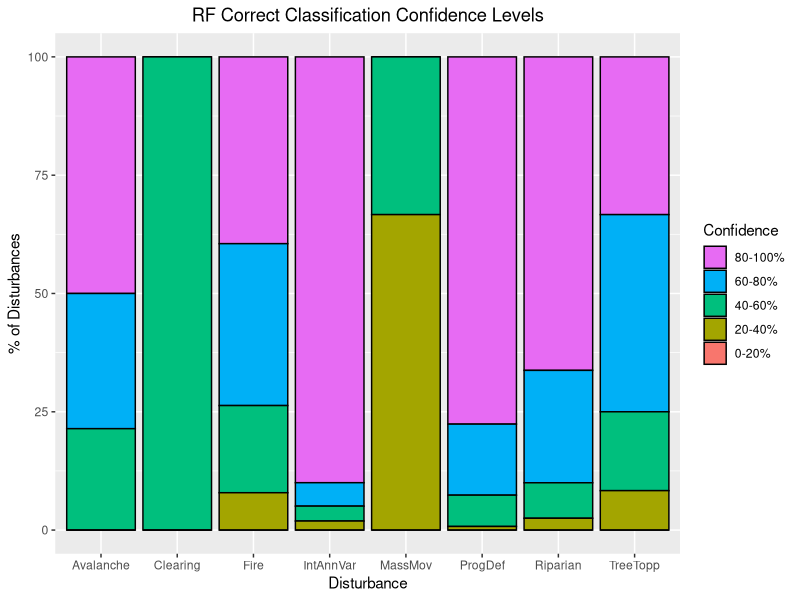

Here is the R script that generated this plot:
## ---- chunk 1
# file settings
knitr::opts_chunk$set(include=TRUE,echo=TRUE)
## ---- chunk 2
# loads data and libraries
setwd("C:/Users/dwexler/Desktop/R/nps-repo/rf")
x <- read.csv("rf_data.csv")
y <- read.csv("rf_labels.csv")
suppressWarnings({library(randomForest)})
suppressWarnings({library(knitr)})
suppressWarnings({library(ggplot2)})
suppressWarnings({library(tidyr)})
## ---- chunk 3
# removes patches without a labeled change type
x <- x[y$ChangeType!="",]
y <- y[y$ChangeType!="",]
# filters by variable and converts x data to numeric
variables <- c("durMn","durSd","idxMagMn","idxMagSd","tcbMagMn","tcbMagSd",
               "tcgMagMn","tcgMagSd","tcwMagMn","tcwMagSd","tcbPreMn",
               "tcbPreSd","tcgPreMn","tcgPreSd","tcwPreMn","tcwPreSd",
               "tcbPstMn","tcbPstSd","tcgPstMn","tcgPstSd","tcwPstMn",
               "tcwPstSd","area","perim","shape_1","tcbPst01Mn","tcbPst01Sd",
               "tcbPst03Mn","tcbPst03Sd","tcbPst07Mn","tcbPst07Sd",
               "tcbPst15Mn","tcbPst15Sd","tcgPst01Mn","tcgPst01Sd",
               "tcgPst03Mn","tcgPst03Sd","tcgPst07Mn","tcgPst07Sd",
               "tcgPst15Mn","tcgPst15Sd","tcwPst01Mn","tcwPst01Sd",
               "tcwPst03Mn","tcwPst03Sd","tcwPst07Mn","tcwPst07Sd",
               "tcwPst15Mn","tcwPst15Sd")
x <- data.frame(sapply(x[,variables],as.numeric))
y <- data.frame(y[c("ChangeType")])
# filters by disturbance type 
disturbances <- c("Avalanche","Inter-annual Variability","Clearing",
                  "Mass Movement","Progressive Defoliation","Riparian",
                  "Fire","Post Fire Defoliation","Tree Toppling",
                  "Development","Post Clearing","Post Tree Toppling","Water")
kable(table(y),align="l",caption="Frequency distribution of all data")
y[y[,1]=="Post Fire Defoliation",] <- "Fire"
y[y[,1]=="Post Tree Toppling",] <- "Tree Toppling"
y[y[,1]=="Post Clearing",] <- "Clearing"
# EDIT 'disturbances' TO CHANGE DISTURBANCES INCLUDED IN MODEL
dist_subset <- c(1,2,3,4,5,6,7,9)
disturbances <- disturbances[dist_subset]
dists <- length(disturbances)
x <- x[y[,1]%in%disturbances,]
y <- y[y[,1]%in%disturbances,,drop=FALSE]
## ---- chunk 4
# creates a training and testing set
x_train <- data.frame(matrix(0,0,ncol(x)))
y_train <- data.frame(matrix("",0,1))
x_test <- data.frame(matrix(0,0,ncol(x)))
y_test <- data.frame(matrix("",0,1))
# EDIT 'split' TO CHANGE THE TRAINING SPLIT
split <- 0.75
for (disturbance in disturbances) {
  x_subset <- x[y[,1]==disturbance,]
  y_subset <- y[y[,1]==disturbance,,drop=FALSE]
  num_rows <- nrow(x_subset)
  index_subset <- sample.int(num_rows,num_rows*split)
  x_train <- rbind(x_train,x_subset[index_subset,])
  y_train <- rbind(y_train,y_subset[index_subset,,drop=FALSE])
  x_test <- rbind(x_test,x_subset[-index_subset,])
  y_test <- rbind(y_test,y_subset[-index_subset,,drop=FALSE])
}
y_train <- factor(sapply(y_train,as.factor))
y_test <- factor(sapply(y_test,as.factor))
## ---- chunk 5
# constructs vector to balance the training data
sample <- table(y_train)
sample <- replace(sample,sample>100,100)
# EDIT 'reps' TO CHANGE THE NUMBER OF TREES IN EACH RANDOM FOREST
reps <- 50
# runs random forest and extracts most important variables
forest <- randomForest(x=x_train,y=y_train,importance=TRUE,ntree=reps,sampsize=sample)
gini <- forest$importance[,"MeanDecreaseGini"]
# runs random forest using different combinations of variables
# EDIT 'percentages' TO CHANGE PERCENTILE CUTOFFS FOR VARIABLES
percentages <- seq(0,0.9,0.1)
results <- data.frame(matrix(0,length(percentages),7))
colnames(results) <- c("numPredictors","oobError","avgClassError","maxError",
                       "1stPredictor","2ndPredictor","3rdPredictor")
predictions <- data.frame(matrix(0,length(percentages),dists))
colnames(predictions) <- sort(disturbances)
min_class_error <- 99999
best_variables <- NULL
for (i in 1:length(percentages)) {
  x_subset <- x_train[,gini>quantile(gini,probs=percentages[i])]
  forest_subset <- randomForest(x=x_subset,y=y_train,importance=TRUE,ntree=reps,sampsize=sample)
  results[i,1] <- ncol(x_subset)
  results[i,2] <- round(forest_subset$err.rate[reps,"OOB"]*100,2)
  avg_class_error <- round(mean(forest_subset$confusion[,"class.error"])*100,2)
  # stores predictor variables used during the lowest error run
  results[i,3] <- avg_class_error
  if (avg_class_error < min_class_error) {
    min_class_error <- avg_class_error
    best_variables <- colnames(x_subset)
  }
  results[i,4] <- round(max(forest_subset$confusion[,"class.error"])*100,2)
  gini_subset <- data.frame(forest_subset$importance[,"MeanDecreaseGini"])
  colnames(gini_subset) <- c("gini")
  sorted_gini <- rownames(gini_subset)[order(gini_subset$gini,decreasing=TRUE)]
  results[i,c(5,6,7)] <- sorted_gini[c(1,2,3)]
  predictions[i,] <- round(forest_subset$confusion[,"class.error"]*100,2)
}
# displays results
sample_print <- as.data.frame(sample)
colnames(sample_print) <- c("ChangeType","Freq")
kable(sample_print,align="l",caption="Frequency distribution of disturbances used to train model")
kable(results,align="l",row.names=TRUE,caption="Error rates and top predictors from all runs")
kable(predictions,align="l",row.names=TRUE,caption="Disturbance specific errors from all runs")
## ---- chunk 6
# runs random forest with most predictive variables and displays results
x_train_subset <- x_train[,best_variables]
x_test_subset <- x_test[,best_variables]
best_forest <- randomForest(x=x_train_subset,y=y_train,xtest=x_test_subset,
                            ytest=y_test,importance=TRUE,ntree=reps,sampsize=sample)
# calculates statistics for random forest run
confusion_train <- best_forest$confusion
confusion_train[,"class.error"] <- round(confusion_train[,"class.error"]*100,2)
colnames(confusion_train)[length(colnames(confusion_train))] <- "Error"
oob_error <- round(best_forest$err.rate[reps,"OOB"]*100,2)
class_error_train <- round(mean(best_forest$confusion[,"class.error"])*100,2)
confusion_test <- best_forest$test$confusion
confusion_test[,"class.error"] <- round(confusion_test[,"class.error"]*100,2)
colnames(confusion_test)[length(colnames(confusion_test))] <- "Error"
class_error_test <- round(mean(best_forest$test$confusion[,"class.error"])*100,2)
avalanche_test <- confusion_test["Avalanche","Error"]
toppling_test <- confusion_test["Tree Toppling","Error"]
# displays results
kable(confusion_train,align="l",caption=paste
      ("Confusion matrix for best training run with ",
        ncol(x_train_subset)," variables (avg class error: ",
        class_error_train,", oob_error: ",oob_error,")",sep=""))
kable(confusion_test,align="l",caption=paste
      ("Confusion matrix for test set with ",ncol(x_train_subset),
        " variables (avg class error: ",class_error_test,")",sep=""))
## ---- chunk 7
# gets the percent of trees that voted for each correct classification
votes <- best_forest$test$votes
vote_percents <- data.frame()
for (i in 1:nrow(votes)) {
  row <- votes[i,]
  label <- colnames(votes)[which.max(row)]
  if (label==y_test[i]) {
    row_num <- nrow(vote_percents)+1
    vote_percents[row_num,1] <- max(row)
    vote_percents[row_num,2] <- label
  }
}
# divides these winning classifications into bins based on confidence
thresholds_graph <- data.frame(matrix(0,5,dists+1))
thresholds_graph[,dists+1] <- c("80-100%","60-80%","40-60%","20-40%","0-20%")
for (i in 1:dists) {
  vote_subset <- vote_percents[vote_percents[,2]==disturbances[i],1]
  den <- length(vote_subset)
  thresholds_graph[1,i] <- (length(vote_subset[(vote_subset>=.8&vote_subset<=1)])/den)*100
  thresholds_graph[2,i] <- (length(vote_subset[(vote_subset>=.6&vote_subset<.8)])/den)*100
  thresholds_graph[3,i] <- (length(vote_subset[(vote_subset>=.4&vote_subset<.6)])/den)*100
  thresholds_graph[4,i] <- (length(vote_subset[(vote_subset>=.2&vote_subset<.4)])/den)*100
  thresholds_graph[5,i] <- (length(vote_subset[(vote_subset>=0&vote_subset<.2)])/den)*100
}
# plots the results
dist_labels <- c("Avalanche","IntAnnVar","Clearing","MassMov","ProgDef",
                 "Riparian","Fire","PostFireDef","TreeTopp","Devel",
                 "PostClear","PostTreeTopp","Water")
labels_subset <- dist_labels[dist_subset]
colnames(thresholds_graph) <- append(labels_subset,"Confidence")
thresholds_graph <- pivot_longer(data=thresholds_graph,cols=labels_subset,
                                 names_to="Disturbance",values_to="Percent")
ggplot(data=thresholds_graph,aes(x=Disturbance,y=Percent,fill=Confidence))+
  geom_bar(stat="identity",color="black",width=0.9,position=position_stack(reverse=TRUE))+
  labs(y="% of Disturbances",title="RF Correct Classification Confidence Levels")+
  guides(fill=guide_legend(reverse=TRUE))+theme(plot.title=element_text(hjust=0.5))
## ---- chunk 8
threshold <- -1
thresholded <- data.frame(matrix(0,1,dists))
y_test <- as.data.frame(y_test)
for (i in 1:dists) {
  vote_subset <- votes[y_test==disturbances[i],]
  y_test_subset <- y_test[y_test==disturbances[i],,drop=FALSE]
  num <- 0
  den <- 0
  for (j in 1:nrow(vote_subset)) {
    row <- vote_subset[j,]
    if (max(row) > threshold) {
      den <- den+1
      # thresholded[2,i] <- thresholded[2,i]+1
      if (colnames(votes)[which.max(row)]==y_test_subset[j,1]) {
        num <- num+1
        # thresholded[1,i] <- thresholded[1,i]+1
      }
    }
  }
  thresholded[1,i] <- round((1-(num/den))*100,2)
}
colnames(thresholded) <- labels_subset
print(thresholded)
## ---- chunk 9
# subsets data to only include avalanche and tree toppling events
dists_v2 <- c("Avalanche","Tree Toppling")
y_train <- as.data.frame(y_train)
y_test <- as.data.frame(y_test)
x_train_v2 <- x_train[y_train[,1]%in%dists_v2,]
y_train_v2 <- y_train[y_train[,1]%in%dists_v2,,drop=FALSE]
x_test_v2 <- x_test[y_test[,1]%in%dists_v2,]
y_test_v2 <- y_test[y_test[,1]%in%dists_v2,,drop=FALSE]
y_train <- factor(sapply(y_train,as.factor))
y_test <- factor(sapply(y_test,as.factor))
y_train_v2 <- factor(sapply(y_train_v2,as.factor))
y_test_v2 <- factor(sapply(y_test_v2,as.factor))
## ---- chunk 10
# runs random forest and extracts most important variables
forest <- randomForest(x=x_train_v2,y=y_train_v2,importance=TRUE,ntree=reps)
gini <- forest$importance[,"MeanDecreaseGini"]
# runs random forest using different combinations of variables
min_class_error <- 99999
best_variables <- NULL
for (i in 1:length(percentages)) {
  x_subset <- x_train_v2[,gini>quantile(gini,probs=percentages[i])]
  forest_subset <- randomForest(x=x_subset,y=y_train_v2,importance=TRUE,ntree=reps)
  # stores predictor variables used during the lowest error run
  if (avg_class_error < min_class_error) {
    min_class_error <- avg_class_error
    best_variables <- colnames(x_subset)
  }
}
## ---- chunk 11
# runs random forest with most predictive variables and displays results
x_train_subset_v2 <- x_train_v2[,best_variables]
x_test_subset_v2 <- x_test_v2[,best_variables]
best_forest_v2 <- randomForest(x=x_train_subset_v2,y=y_train_v2,xtest=x_test_subset_v2,
                            ytest=y_test_v2,importance=TRUE,ntree=reps)
# calculates statistics for random forest run
confusion_train <- best_forest_v2$confusion
confusion_train[,"class.error"] <- round(confusion_train[,"class.error"]*100,2)
colnames(confusion_train)[length(colnames(confusion_train))] <- "Error"
oob_error <- round(best_forest_v2$err.rate[reps,"OOB"]*100,2)
class_error_train <- round(mean(best_forest_v2$confusion[,"class.error"])*100,2)
confusion_test <- best_forest_v2$test$confusion
confusion_test[,"class.error"] <- round(confusion_test[,"class.error"]*100,2)
colnames(confusion_test)[length(colnames(confusion_test))] <- "Error"
class_error_test <- round(mean(best_forest_v2$test$confusion[,"class.error"])*100,2)
# displays results
kable(confusion_train,align="l",caption=paste
      ("Confusion matrix for best training run with ",
        ncol(x_train_subset_v2)," variables (avg class error: ",
        class_error_train,", oob_error: ",oob_error,")",sep=""))
kable(confusion_test,align="l",caption=paste
      ("Confusion matrix for test set with ",ncol(x_train_subset_v2),
        " variables (avg class error: ",class_error_test,")",sep=""))
avalanche_test_v2 <- confusion_test["Avalanche","Error"]
toppling_test_v2 <- confusion_test["Tree Toppling","Error"]
v2_results <- data.frame(Avalanche=c(avalanche_test,avalanche_test_v2),
                         TreeTopp=c(toppling_test,toppling_test_v2))
rownames(v2_results) <- c("Initial Testing Error","Retrained Testing Error")
kable(v2_results,align="l",caption="Initial and retrained testing errors")
